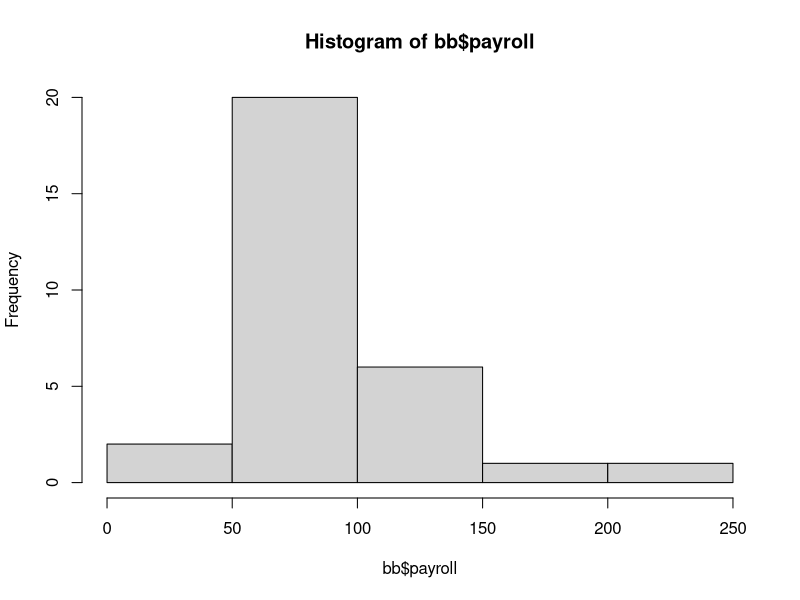
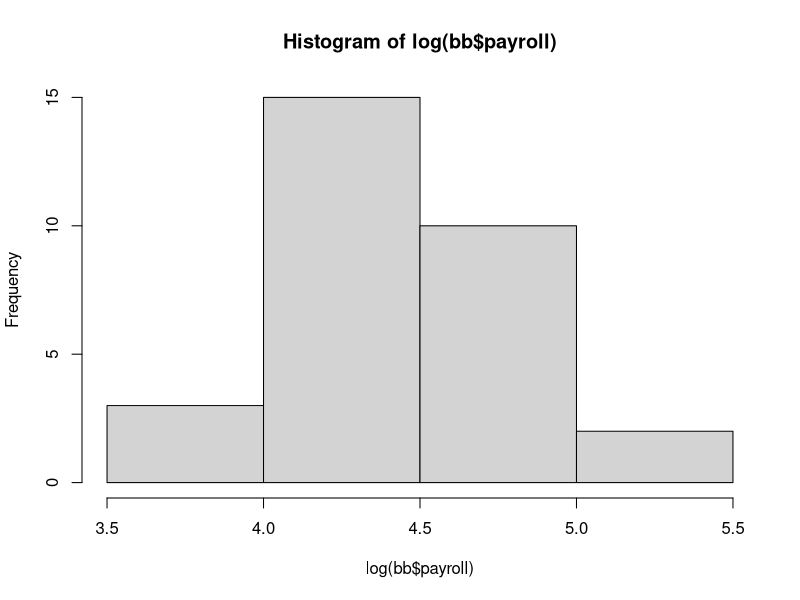
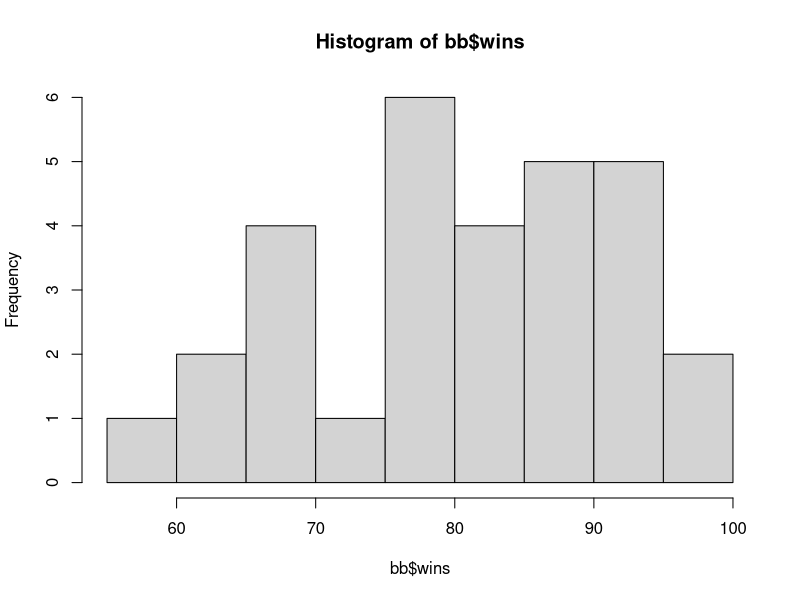
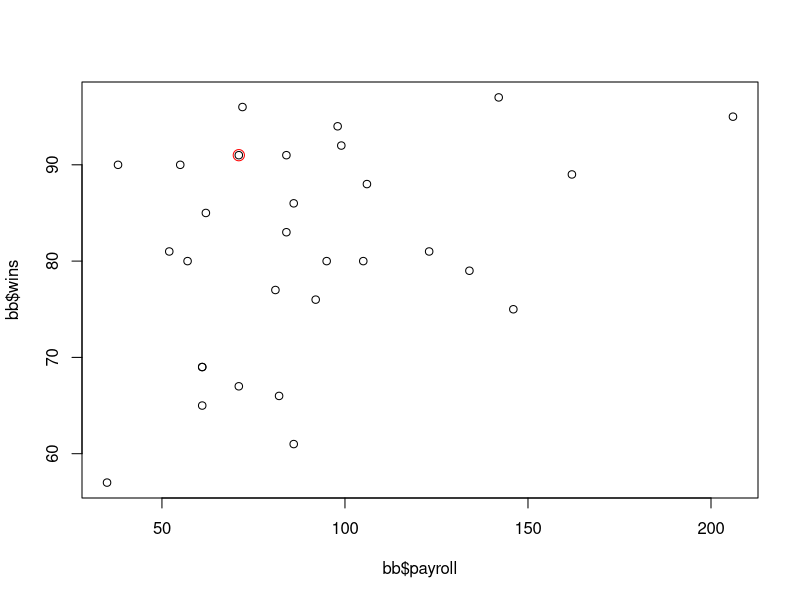
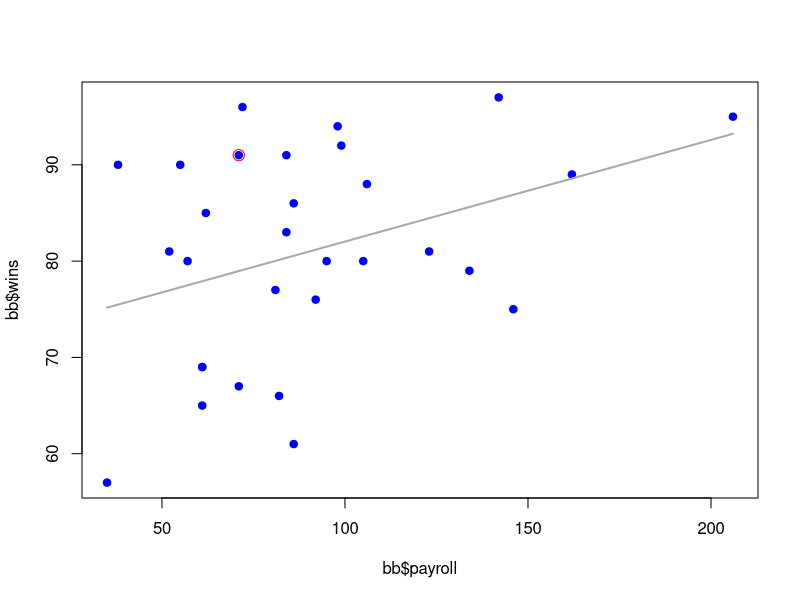
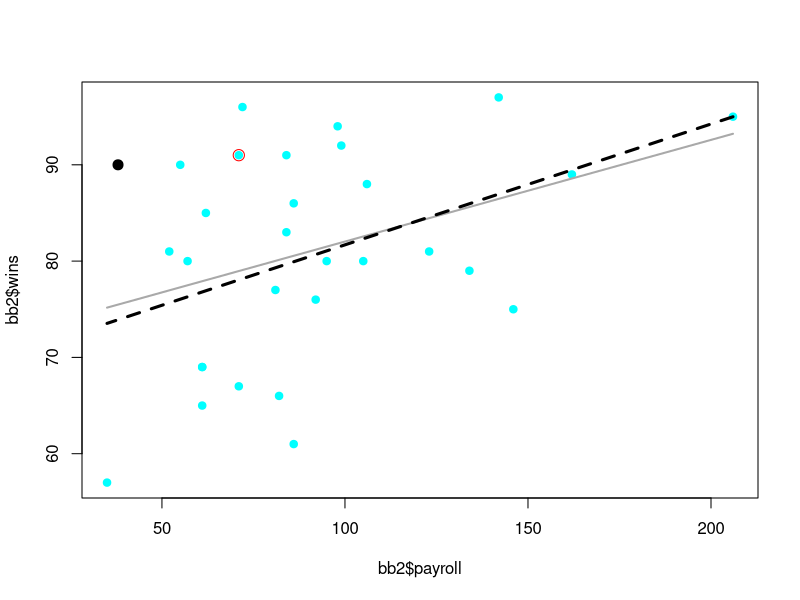

Recreate these plots in R, in order.
## ---- chunk 1
knitr::opts_chunk$set(echo = TRUE)
## ---- chunk 2

bb <- read.csv ("baseball.csv", header = TRUE, sep = ",")

summary(bb)
str(bb)

names(bb) <- tolower(names(bb))

hist(bb$payroll)
hist(log(bb$payroll))
hist(bb$wins)

df_CIN <- bb[(bb$team == "CIN"),]

## ---- chunk 3

plot(bb$wins ~ bb$payroll)

points(df_CIN$wins ~ df_CIN$payroll, col = 'red', cex = 1.5)

## ---- chunk 4

r <- cor(bb$payroll, bb$wins)
r2 <- r * r
fit_all <- lm(wins ~ payroll, data = bb)

print(sprintf("Correlation = %9.3f, r^2 = %9.3f", r, r2))

plot(bb$wins ~ bb$payroll, col = 'blue', pch = 19)
lines(fit_all$fitted.values ~ bb$payroll, col = 'darkgrey', lwd = 2)
points(df_CIN$wins ~ df_CIN$payroll, col = 'red', cex = 1.5)

## ---- chunk 5

bb2 <- bb
df_SD <- bb2[(bb2$team == "SD"),]
bb2 <- bb2[!(bb2$team == "SD"),]
bb2

r_sansSD <- cor(bb2$payroll, bb2$wins)
r2_sansSD <- r_sansSD * r_sansSD
fit_sansSD <- lm(wins ~ payroll, data = bb2)

print(sprintf("Without San Diego : correlation = %9.3f, r^2 = %9.3f", r_sansSD, r2_sansSD))

plot(bb2$wins ~ bb2$payroll, col = 'cyan', pch = 19)
lines(fit_all$fitted.values ~ bb$payroll, col = 'darkgrey', lwd = 2)
lines(fit_sansSD$fitted.values ~ bb2$payroll, col = 'black', lwd = 3, lty = 2)
points(df_CIN$wins ~ df_CIN$payroll, col = 'red', cex = 1.5)
points(df_SD$wins ~ df_SD$payroll, col = 'black', pch = 20, cex = 2)

